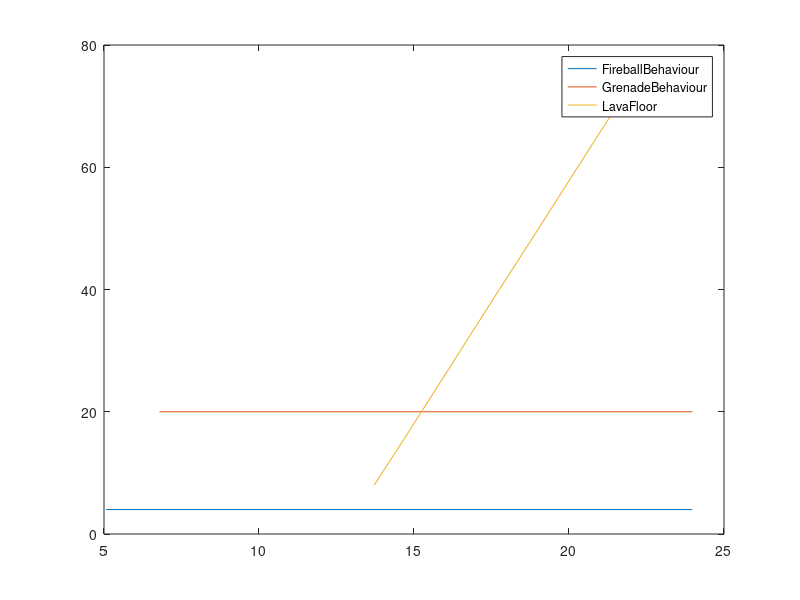

The MATLAB source for this figure: (Note: this script raises an error after producing the figure.)
plot([5.067, 23.97705], [4, 4], [6.791664, 23.97705], [20, 20], [13.716, 14.73792, 15.74334, 16.74815, 17.75174, 18.76943, 19.77615, 20.78187, 21.79732, 23.97705], [8, 16, 24, 32, 40, 48, 56, 64, 72, 72])
h = legend('FireballBehaviour' , 'GrenadeBehaviour' , 'LavaFloor' )
legend(h, 'location', 'outside')
